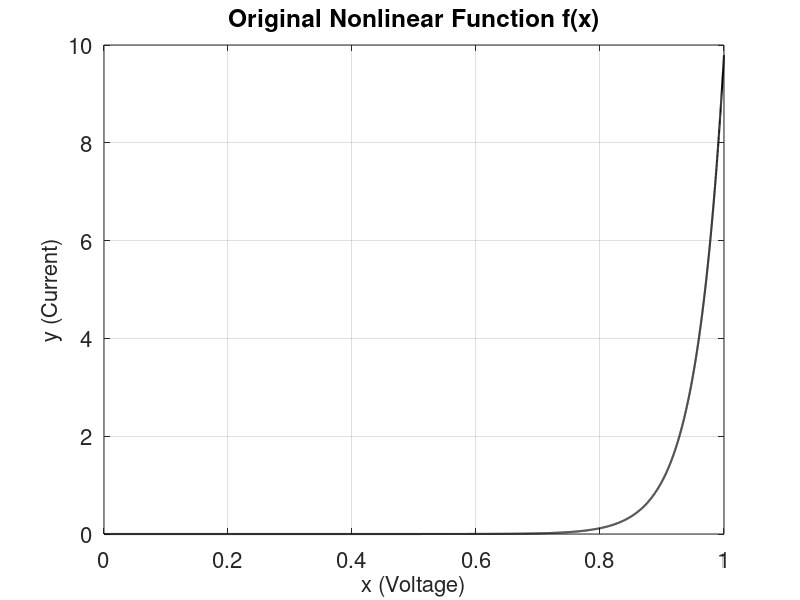
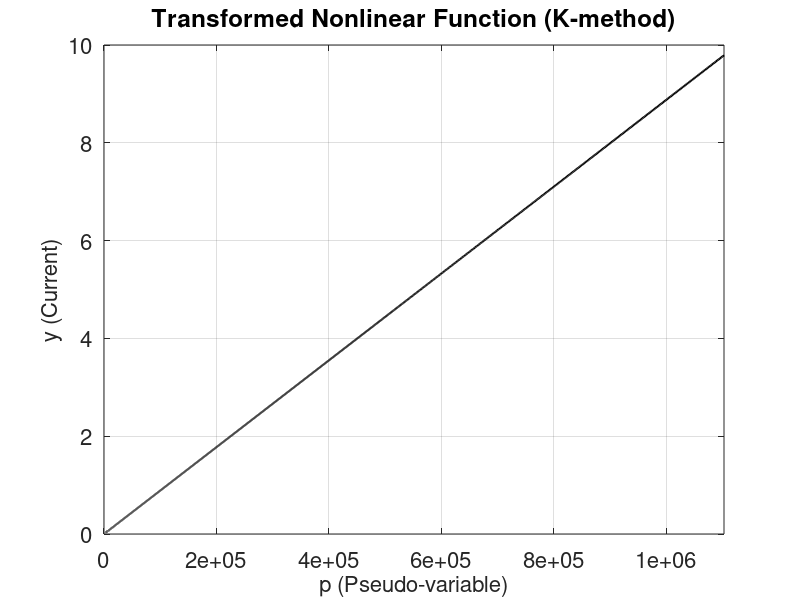
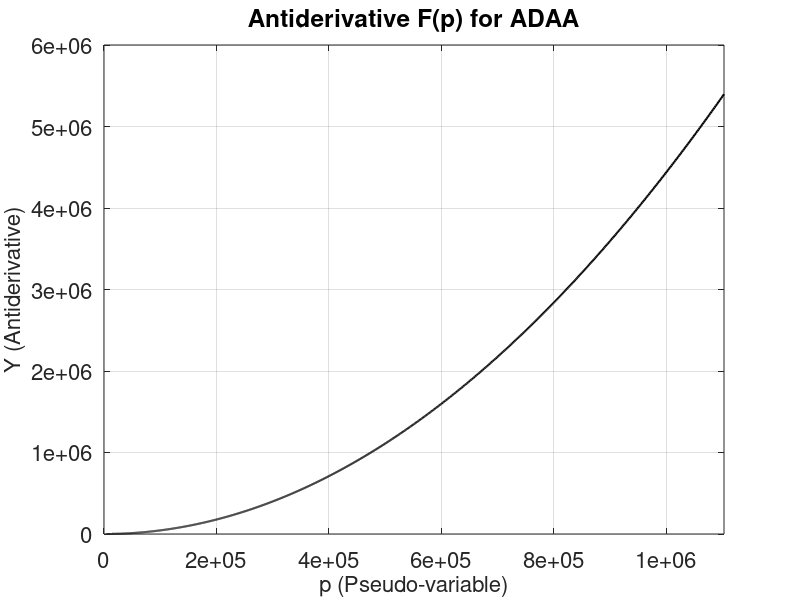

These figures' MATLAB source, in order: (Note: this script raises an error after producing the figures.)
%--------------------------------------------------------------------------
% Project: Tube Screamer Clipping Stage Simulation
% Method:  K-method with First-Order Antiderivative Antialiasing (ADAA)
%
% Description:
%   This script simulates the clipping stage of an Ibanez Tube Screamer
%   pedal using the K-method for state-space discretization. It compares
%   the performance of the standard K-method against the proposed 
%   ADAA-enhanced version to demonstrate aliasing reduction capabilities.
%
%   Comparison modes:
%   1. Sine wave input: Analysis of harmonic content and noise floor.
%   2. Chirp input: Spectrogram visualization of aliasing artifacts.
%
% Requirements:
%   - binarySearchInterp.m (Must be in the same folder or path)
%   - char.txt (Optional: if spiceModel = 1)
%
%--------------------------------------------------------------------------

clear; close all;

% binarySearchInterp.m esta en el repo de Jedla (submodulo jedla_ref)
addpath(fullfile(fileparts(mfilename('fullpath')), '..', 'jedla_ref'));

%% Configuration
% Set to 1 for chirp input (spectrogram visualization)
% Set to 0 for sine input (spectrum analysis & harmonic removal)
isChirp = 0; 

%% Plot Defaults
% Store old defaults to restore later if needed
oldDefaultFontSize   = get(groot, 'DefaultAxesFontSize');
oldDefaultGridLine   = get(groot, 'DefaultAxesXGrid');
oldDefaultLineColor  = get(groot, 'DefaultLineColor');
oldDefaultLineWidth  = get(groot, 'DefaultLineLineWidth');

% Set local defaults for publication-quality plots
set(groot, 'DefaultAxesFontSize', 16);
set(groot, 'DefaultAxesXGrid', 'on', 'DefaultAxesYGrid', 'on');
set(groot, 'DefaultAxesColorOrder', [0 0 0]);   % RGB triplet for black
set(groot, 'DefaultLineLineWidth', 1.5);

%% Generating / Loading Parameters
spiceModel = 0; % 1: Load from file, 0: Generate ideal diode char

% Upsampling parameters
upsample_ideal = 8;  % High oversampling for reference (8x or 16x)
upsample_k = 1;      % Comparison target for standard method
upsample_new = 1;    % ADAA method (usually lower to prove efficiency)

fs = 48e3;
R1 = 4700;        % 4.7k (R6)

paramSet = "real";
if(paramSet=="real")
    Rgain = 200e3;    % 200K (R7)
    C1 = 47e-9;       % 47nF
    N = 1.752;        %diode ideality factor (1N4148, LTspice model)
    UT = 25.85e-3;    % 25.85mV

elseif(paramSet=="jedla") % ideal diode (Jedla)
    Rgain = 0;        % 0 (R7)
    C1 = 47e-6;       % 47uF
    N = 1;            
    UT = 26e-3;       % 26mV

else
    error("Unknown paramSet: %s (use ""real"" or ""jedla"")", paramSet);
    
end
R2 = 51e3+Rgain;  % 51k (R5) + drive potentiometer (R7)
C2 = 51e-12;      % 51pF
Is0 = 2.52e-9;    % 2.52nA



freq = 1073;      % Test frequency for sine
amp = 0.0981;     % Input amplitude (change between 0.9798 and 0.0981)
dur = 2;          % Simulation duration in seconds

% State-space matrices
% w' = Aw + Bu + Cy
% x  = Dw + Eu + Fy
% y  = f(x)
A = [-1/(R1*C1) 0; -1/(R1*C2) -1/(R2*C2)];
B = [1/(R1*C1); 1/(R1*C2)];
C = [0; -1/C2];
D = [0 1];

% Initial parameters for calculations (Standard)
h = 2 * fs * upsample_new;
I2 = eye(2);
invA_init = inv(h*I2 - A);
G = invA_init * C;
K = D * G;

xMax = 1;
pointsPerVoltage = 10000;

if spiceModel == 1
    spModel = load("char.txt");
    y = spModel(:,2);
    x = spModel(:,1);
else
    x = 0 : 1/pointsPerVoltage : xMax;
    y = Is0 * (exp(x/(N*UT)) - exp(-x/(N*UT)));
end

% Pre-calculate lookup tables
p = x - K * y;          % p domain for K-method
Y = cumtrapz(p, y);     % Antiderivative for ADAA

% --- Debug Plots for Nonlinear Functions ---
figure(1);
plot(x, y);
xlim([0, max(x)]);
xlabel("x (Voltage)", 'FontSize', 16); ylabel("y (Current)", 'FontSize', 16);
title("Original Nonlinear Function f(x)");

figure(2);
plot(p, y);
xlim([0, max(p)]);
xlabel("p (Pseudo-variable)", 'FontSize', 16); ylabel("y (Current)", 'FontSize', 16);
title("Transformed Nonlinear Function (K-method)");

figure(3);
plot(p, Y);
xlabel("p (Pseudo-variable)", 'FontSize', 16); ylabel("Y (Antiderivative)", 'FontSize', 16);
xlim([0, max(p)]);
title("Antiderivative F(p) for ADAA");


%% 1. Modified K-method with ADAA
fprintf('Running Modified K-method (ADAA)...\n');

% Compensation for ADAA frequency response
% Reescalado ADAA1 (tesis de Jedla, ecs. 4.5-4.9): h~ = 4/(3T) -> fs~ = 2/3*fs.
% Antes era fs_ = fs (sin reescalar, como en jedla_ref/ts.m); ver registro 2026-10-21 §3.
fs_ = fs*2/3;
h_ = 2 * fs_ * upsample_new;

% Pre-calculated matrices
invA = inv(h_ * I2 - A);
G_tilde = invA * C;
H_tilde = invA * (h_ * I2 + A);
J_tilde = invA * B;
K_tilde = D * G_tilde;

% Recalculate p vector for the specific step size
p_vec = x - K_tilde * y;
Y_vec = cumtrapz(p_vec, y);

% --- Parameters and Pre-allocation ---
N_new = floor(dur * fs * upsample_new);
t_new = (0 : N_new-1) / (fs * upsample_new);

% Generate Input
if isChirp
    u_raw = amp * chirp(t_new, 20, dur, fs/2, "linear");
else
    u_raw = amp * sin(2*pi*freq*t_new);
end

u_padded = [0, 0, u_raw(1:end-1)];
if length(u_padded) < N_new
    u_padded(N_new) = 0; 
end

% Pre-allocation
w = zeros(2, N_new);
pk = zeros(2, N_new);
pn = zeros(1, N_new);
yn = zeros(1, N_new);
uki_comp = zeros(1, N_new);
tolerance = eps;

% --- Simulation Loop (ADAA) ---
for i = 4 : N_new
    % Calculate pk (predictor)
    pk(:, i) = H_tilde * w(:, i-1)  + ...
               J_tilde * (u_padded(i) + 0.5*(u_padded(i-1) + u_padded(i-2))) + ...
               G_tilde * yn(i-1);
    
    pn(i) = D * pk(:, i);
    pnBuffer = pn(i-1);
    delta_pn = pn(i) - pnBuffer;
    
    % ADAA Logic
    if abs(delta_pn) < tolerance
        % Fallback to standard lookup if change is too small (avoid div by zero)
        midpoint_p = (pn(i) + pnBuffer) * 0.5;
        yi = binarySearchInterp({p_vec}, {y}, abs(midpoint_p));
        if midpoint_p < 0
             yi = -yi; % Odd function symmetry
        end
    else
        % ADAA step: [F(p_n) - F(p_n-1)] / (p_n - p_n-1)
        Fpn       = binarySearchInterp({p_vec}, {Y_vec}, abs(pn(i)));
        FpnBuffer = binarySearchInterp({p_vec}, {Y_vec}, abs(pnBuffer));
        yi = (Fpn - FpnBuffer) / delta_pn;
    end
    
    yn(i) = yi;
    
    % State update
    w(:, i) = G_tilde * yn(i) + 0.5 * (pk(:, i) + pk(:, i-1));
    
    % Output calculation
    uki_comp(i) = w(2, i) + u_padded(i);
end

% Downsampling (if needed)
if upsample_new > 1
    uki_comp = resample(uki_comp, 1, upsample_new);
end


%% 2. Standard K-method (Reference)
fprintf('Running Standard K-method...\n');

fs_k = fs * upsample_k;
h = 2 * fs_k;

% Pre-calculated matrices
invA = inv(h * I2 - A);
G = invA * C;
H = invA * (h * I2 + A);
J = invA * B;
K = D * G;

p_k_vec = x - K * y;

% --- Time and Input ---
N_k = floor(dur * fs_k);
t_k = (0 : N_k-1) / fs_k;

if isChirp
    u_k_raw = amp * chirp(t_k, 20, dur, fs/2, "linear");
else
    u_k_raw = amp * sin(2*pi*freq*t_k);
end

u_k = [0, u_k_raw(1:end-1)];
if length(u_k) < N_k
    u_k(N_k) = 0;
end

% Pre-allocation
pk = zeros(2, N_k);
pn = zeros(1, N_k);
w_k = zeros(2, N_k);
yn_k = zeros(1, N_k);
uki_k = zeros(1, N_k);

% --- Simulation Loop (Standard) ---
for i = 2 : N_k
    pk(:, i) = H * w_k(:, i-1) + ...
               J * (u_k(i) + u_k(i-1)) + ...
               G * yn_k(i-1);
    
    pn(i) = D * pk(:, i);
    
    % Standard Lookup
    yi = binarySearchInterp({p_k_vec}, {y}, abs(pn(i)));
    if pn(i) < 0
        yi = -yi;
    end
    
    yn_k(i) = yi;
    w_k(:, i) = G * yn_k(i) + pk(:, i);
    uki_k(i) = w_k(2, i) + u_k(i);
end

% Downsampling
if upsample_k > 1
    uki_k = resample(uki_k, 1, upsample_k, 50);
end


%% 3. Ideal Case (High Oversampling)
fprintf('Running Ideal Case (Reference)...\n');

fs_ideal = fs * upsample_ideal;
h = 2 * fs_ideal;

% Pre-calculated matrices
invA = inv(h * I2 - A);
G = invA * C;
H = invA * (h * I2 + A);
J = invA * B;
K = D * G;

p_ideal_vec = x - K * y;

% --- Time and Input ---
N_ideal = floor(dur * fs_ideal);
t_ideal = (0 : N_ideal-1) / fs_ideal;

if isChirp
    u_ideal_raw = amp * chirp(t_ideal, 20, dur, fs/2, "linear");
else
    u_ideal_raw = amp * sin(2*pi*freq*t_ideal);
end

u_ideal = [0, u_ideal_raw(1:end-1)];
if length(u_ideal) < N_ideal
    u_ideal(N_ideal) = 0;
end

% Pre-allocation
pk = zeros(2, N_ideal);
pn = zeros(1, N_ideal);
w_ideal = zeros(2, N_ideal);
yn = zeros(1, N_ideal);
uki_ideal = zeros(1, N_ideal);

% --- Simulation Loop (Ideal) ---
for i = 2 : N_ideal
    pk(:, i) = H * w_ideal(:, i-1) + ...
               J * (u_ideal(i) + u_ideal(i-1)) + ...
               G * yn(i-1);
    
    pn(i) = D * pk(:, i);
    
    yi = binarySearchInterp({p_ideal_vec}, {y}, abs(pn(i)));
    if pn(i) < 0
        yi = -yi;
    end
    
    yn(i) = yi;
    w_ideal(:, i) = G * yn(i) + pk(:, i);
    uki_ideal(i) = w_ideal(2, i) + u_ideal(i);
end

% Downsampling
if upsample_ideal > 1
    uki_ideal = resample(uki_ideal, 1, upsample_ideal, 50); %cambio frente a Jedla, pues el usaba n standard (n=10), n=50 reduce error en ideal.
end


%% General Plots (Time Domain)
t = 0 : 1/fs : dur - 1/fs;

% Ensure output vectors are same length as t
len_t = length(t);
uki_comp = uki_comp(1:len_t);
uki_k = uki_k(1:len_t);
uki_ideal = uki_ideal(1:len_t);

figure(5);
plot(t, uki_comp, 'Color', 'cyan', 'LineWidth', 1); hold on;
plot(t, uki_k, 'Color', 'g', 'LineWidth', 1);
plot(t, uki_ideal, 'Color', 'b', 'LineWidth', 1);

legend("Modified K-method (ADAA)", "Standard K-method", "Ideal", 'Location', 'best', 'FontSize', 16);
xlabel('Time [s]', 'FontSize', 16); ylabel('Amplitude [V]', 'FontSize', 16);
title('Output Signals (Time Domain)');


%% Calculation of Comparison Numbers
power_ideal = sum(uki_ideal.^2);
power_new = sum(uki_comp.^2);
power_k = sum(uki_k.^2);

fprintf('\nComparison Results:\n');
fprintf('Ideal Power: %.4f\n', power_ideal);
fprintf('New Power: %.4f\n', power_new);
fprintf('K Power: %.4f\n', power_k);


%% Conditional Plots based on Input Type
if isChirp == 0
    % --- SINE INPUT PLOTS ---
    fprintf('Generating Spectrum Plots (Sine Input)...\n');
    
    fftPoints = length(uki_comp) * 10;
    idx20k = round(20000 / (fs/fftPoints)) + 1;
    f = 0 : 1 / fftPoints * fs : fs - 1 / fftPoints * fs;
    
    % 1. Full Spectrum Plot (Figure 8)
    figure(8);
    plot(f, 20*log10(abs(fft(hann(length(uki_comp))'.*uki_comp, fftPoints)/ fftPoints) + eps), 'Color', 'cyan', 'LineWidth', 1.5); hold on;
    plot(f, 20*log10(abs(fft(hann(length(uki_k))'.*uki_k, fftPoints)/ fftPoints) + eps), 'Color', 'r', 'LineWidth', 1);
    plot(f, 20*log10(abs(fft(hann(length(uki_ideal))'.*uki_ideal, fftPoints)/ fftPoints) + eps), 'Color', 'g', 'LineWidth', 1);
    
    xlim([0 fs/2]);
    xlabel("Frequency [Hz]", 'FontSize', 16);
    ylabel("Amplitude [dB]", 'FontSize', 16);
    legend("Modified K-method (ADAA)", "Standard K-method", "Ideal", 'Location', 'best', 'FontSize', 16);
    grid on;
    title("Full Frequency Spectrum");

    % 2. Harmonic Removal Calculation
    fft_ideal = fft(hann(length(uki_ideal))'.*uki_ideal, fftPoints);
    fft_new = fft(hann(length(uki_comp))'.*uki_comp, fftPoints);
    fft_k = fft(hann(length(uki_k))'.*uki_k, fftPoints);
    
    fft_abs_new_without_harmonics = abs(fft_new) - abs(fft_ideal);
    fft_abs_k_without_harmonics = abs(fft_k) - abs(fft_ideal);
    
    power_new_without_harmonics = sum(fft_abs_new_without_harmonics.^2);
    power_k_without_harmonics = sum(fft_abs_k_without_harmonics.^2);
    
    fprintf('\nPower without Harmonics (Difference from Ideal):\n');
    fprintf('New: %.4f\n', power_new_without_harmonics);
    fprintf('K: %.4f\n', power_k_without_harmonics);
    
    % 3. Advanced Harmonic Removal for Visualization (Noise Floor Plot)
    uki_comp_fft = fft(hann(length(uki_comp))'.*uki_comp, fftPoints) / fftPoints;
    uki_k_fft = fft(hann(length(uki_k))'.*uki_k, fftPoints)/ fftPoints;
    
    uki_ideal_fft=fft(hann(length(uki_ideal))'.*uki_ideal, fftPoints) / fftPoints;


    point_around_peak = 100;
    bin_freq = fs / fftPoints;
    peak_num = floor((fs/2) / freq);
    
    for i = 1 : peak_num
        center_freq = freq * i;
        center_idx = round(center_freq / bin_freq) + 1;
        
        start_idx = max(1, center_idx - point_around_peak);
        end_idx = min(fftPoints, center_idx + point_around_peak);
        
        if end_idx > start_idx
            nullable_items = start_idx : end_idx;
            uki_comp_fft(nullable_items) = 0;
            uki_k_fft(nullable_items) = 0;
            uki_ideal_fft(nullable_items)=0;
        end
    end
    % This loop removes the fundamental and its harmonics from both
        % spectra to isolate the remaining noise floor.
        %
        % For each harmonic i:
        %   1. Compute its frequency: freq * i.
        %   2. Convert that frequency to an FFT-bin index.
        %   3. Select a window of bins around the harmonic peak.
        %   4. Set those bins to zero in both spectra.
        %
        % The window size is controlled by point_around_peak, while the
        % loop stops at the highest harmonic below the Nyquist frequency

    pot_ADAA = sum(abs(uki_comp_fft(1:fftPoints/2)).^2);
    pot_k = sum(abs(uki_k_fft(1:fftPoints/2)).^2);
    pot_ideal = sum(abs(uki_ideal_fft(1:fftPoints/2)).^2);

    pot_ADAAx20k = sum(abs(uki_comp_fft(1:idx20k)).^2);
    pot_kx20k = sum(abs(uki_k_fft(1:idx20k)).^2);
    pot_idealx20k = sum(abs(uki_ideal_fft(1:idx20k)).^2);

    cum_ADAA = cumsum(abs(uki_comp_fft(1:fftPoints/2)).^2); % cumsum returns a vector: in each position,
    cum_k = cumsum(abs(uki_k_fft(1:fftPoints/2)).^2);       % the sum form 0Hz tot that freq

    pot_cum_ADAAdB = 10*log10(cum_ADAA);
    pot_cum_kdB = 10*log10(cum_k);

    pot_ADAAdB = 10*log10(pot_ADAA);
    pot_kdB = 10*log10(pot_k);
    pot_idealdB = 10*log10(pot_ideal);

    pot_ADAAdBx20k = 10*log10(pot_ADAAx20k);
    pot_kdBx20k = 10*log10(pot_kx20k);
    pot_idealdBx20k = 10*log10(pot_idealx20k);
    
    fprintf('\nAliasing power (full band):\n');
    fprintf('ADAA: %.2f\n', pot_ADAAdB);
    fprintf('K: %.2f\n', pot_kdB);
    fprintf("Ideal: %.2f\n", pot_idealdB);

    fprintf('\nAliasing power (0-20 kHz):\n');
    fprintf('ADAA: %.2f\n', pot_ADAAdBx20k);
    fprintf('K: %.2f\n', pot_kdBx20k);
    fprintf("Ideal: %.2f\n", pot_idealdBx20k);

    figure(10);
    plot(f, 20*log10(abs(uki_comp_fft) + eps), 'Color', 'cyan', 'LineWidth', 1); hold on;
    plot(f, 20*log10(abs(uki_k_fft) + eps), 'Color', 'r', 'LineWidth', 1);
    
    xlim([0 fs/2]);
    xlabel("Frequency [Hz]", 'FontSize', 16);
    ylabel("Amplitude [dB]", 'FontSize', 16);
    legend("Modified K-method (Harmonics Removed)", "K-method (Harmonics Removed)", 'Location', 'best', 'FontSize', 16);
    title("Spectrum with Fundamental and Harmonics Removed (Noise Floor)");
    grid on;

    figure(11);
    plot(f(1:fftPoints/2), pot_cum_ADAAdB, 'Color', 'cyan', 'LineWidth', 1); hold on;
    plot(f(1:fftPoints/2), pot_cum_kdB, 'Color', 'r', 'LineWidth', 1);

    xlim([0 fs/2]);
    xlabel("Frequency [Hz]", 'FontSize', 16);
    ylabel("Cumulative power [dB]", 'FontSize', 16);
    legend("ADAA", "K-method", 'Location', 'best', 'FontSize', 16);
    title("Cumulative aliasing power");
    grid on;

else
    % --- CHIRP INPUT PLOTS (Spectrograms) ---
    fprintf('Generating Spectrograms (Chirp Input)...\n');
    
    % Common Settings
    win_size = 1024;       
    overlap = 900;         
    nfft = 4096;           
    dB_range = [-80 0];    
    fig_pos_1 = [100, 500, 1200, 400]; 
    fig_pos_2 = [100, 100, 1200, 400];
    
    % 1. ADAA Spectrogram
    figure('Name', 'ADAA Spectrogram', 'Color', 'w', 'Position', fig_pos_1);
    [s, f_axis, t_axis] = spectrogram(uki_comp, blackmanharris(win_size), overlap, nfft, fs);
    
    S_dB = 20*log10(abs(s));
    S_dB = S_dB - max(S_dB(:)); 
    
    imagesc(t_axis, f_axis/1000, S_dB); 
    axis xy; 
    colormap(flipud(gray)); 
    clim(dB_range);         
    colorbar;
    
    ylabel('Frequency (kHz)', 'FontSize', 16);
    xlabel('Time (s)', 'FontSize', 16); 
    ylim([0 fs/2000]); 
    set(gca, 'FontSize', 16, 'TickDir', 'out', 'LineWidth', 1.5);
    title('Modified K-method with ADAA');
    
    % 2. Standard K-method Spectrogram
    figure('Name', 'Reference Spectrogram', 'Color', 'w', 'Position', fig_pos_2);
    [s_k, f_axis_k, t_axis_k] = spectrogram(uki_k, blackmanharris(win_size), overlap, nfft, fs);
    
    S_k_dB = 20*log10(abs(s_k));
    S_k_dB = S_k_dB - max(S_k_dB(:)); 
    
    imagesc(t_axis_k, f_axis_k/1000, S_k_dB);
    axis xy; 
    colormap(flipud(gray)); 
    clim(dB_range); 
    colorbar;
    
    ylabel('Frequency (kHz)', 'FontSize', 16);
    xlabel('Time (s)', 'FontSize', 16);
    ylim([0 fs/2000]); 
    set(gca, 'FontSize', 16, 'TickDir', 'out', 'LineWidth', 1.5);
    title('Standard K-method');
    
    % 3. Combined Stacked Spectrogram (Shared Axis, Compact)
    figure('Name', 'Combined Spectrogram', 'Color', 'w', 'Position', [100, 100, 1000, 500]);
    
    % Settings: [left, bottom, width, height]
    h_plot = 0.4; 
    gap = 0.03; % Minimal gap
    
    pos_bottom = [0.13, 0.15, 0.80, h_plot]; 
    pos_top    = [0.13, 0.15 + h_plot + gap, 0.80, h_plot];

    % Top Plot (ADAA) - No X Label
    subplot('Position', pos_top);
    imagesc(t_axis, f_axis/1000, S_dB);
    axis xy; colormap(flipud(gray)); clim(dB_range); colorbar;
    ylim([0 fs/2000]);
    
    % Trick for legend
    hold on;
    h_dummy1 = plot(nan, nan, 'LineStyle', 'none'); 
    legend(h_dummy1, 'ADAA', 'Location', 'southeast', 'FontSize', 16, 'Color', 'w', 'EdgeColor', 'k');
    
    % Remove X ticks and individual Y label
    set(gca, 'FontSize', 16, 'TickDir', 'out', 'LineWidth', 1.5, 'XTickLabel', []); 
    
    % Bottom Plot (Standard) - With X Label
    subplot('Position', pos_bottom);
    imagesc(t_axis_k, f_axis_k/1000, S_k_dB);
    axis xy; colormap(flipud(gray)); clim(dB_range); colorbar;
    xlabel('Time (s)', 'FontSize', 16); 
    ylim([0 fs/2000]);
    
    % Trick for legend
    hold on;
    h_dummy2 = plot(nan, nan, 'LineStyle', 'none'); 
    legend(h_dummy2, 'Standard', 'Location', 'southeast', 'FontSize', 16, 'Color', 'w', 'EdgeColor', 'k');
    
    set(gca, 'FontSize', 16, 'TickDir', 'out', 'LineWidth', 1.5);

    % Shared Y Axis Title
    % Create an invisible axis covering both plots to center the label
    total_height = 2*h_plot + gap;
    h_label = axes('Position', [0.13, 0.15, 0.70, total_height], 'Visible', 'off');
    h_label.YLabel.Visible = 'on';
    ylabel(h_label, 'Frequency (kHz)', 'FontSize', 16, 'Color', 'k');
end

%% Restore old defaults at the end (Best practice)
set(groot, 'DefaultAxesFontSize', oldDefaultFontSize);
set(groot, 'DefaultAxesXGrid', oldDefaultGridLine);
set(groot, 'DefaultLineColor', oldDefaultLineColor);
set(groot, 'DefaultLineLineWidth', oldDefaultLineWidth);

%% 4. Validación frente a LTspice (parte lineal)

freq_vect = [100 1073 20000];
fSweep = logspace(1,5,4001);   % 10 Hz, 10.02 Hz, ... , 100 kHz
HdB = zeros(size(fSweep));

for k = 1:numel(fSweep)
    s = 1j*2*pi*fSweep(k);
    M = s*eye(2)-A;
    X=M\B;
    Hlin=D*X+1;
    HdB(k)=20*log10(abs(Hlin));
    %fprintf("|H(%g)| = %.2f [dB]\n", fSweep(k), HdB(k));
end

[Hmax, idx] = max(HdB);
fprintf("\nHmax = %.2fdB at freq %gHz\n", Hmax, fSweep(idx));

%% 5. Armónicos: Ideal frente a LTspice y ADAA1 frente a Ideal.

df = fs / fftPoints;        % bin size
Hmag = zeros(1, 15);        % a place to store the harmonics
Hmag_new = zeros(1, 15);    % ADAA1 (fft_new)
for n = 1:15
    fharm=freq*n;
    iBin=round(fharm/df)+1;
    Hmag(n)=abs(fft_ideal(iBin));
    Hmag_new(n)=abs(fft_new(iBin));

end

Hnorm_dB=20*log10(Hmag./Hmag(1));
Hnorm_new_dB=20*log10(Hmag_new./Hmag_new(1));
v_step1 = [
    1.000e+00;
    3.537e-03;
    2.274e-01;
    3.030e-03;
    1.189e-01;
    2.670e-03;
    7.495e-02;
    2.364e-03;
    5.153e-02;
    2.089e-03;
    3.718e-02;
    1.841e-03;
    2.763e-02;
    1.614e-03;
    2.093e-02
];

v1_dB = 20*log10(v_step1);

v_step2 = [
    1.000e+00;
    2.424e-03;
    1.176e-01;
    9.635e-04;
    6.626e-02;
    8.483e-04;
    4.516e-02;
    8.178e-04;
    3.379e-02;
    7.885e-04;
    2.672e-02;
    7.630e-04;
    2.190e-02;
    7.400e-04;
    1.841e-02
];

v2_dB = 20*log10(v_step2);

H1_V = 2*Hmag(1)/sum(hann(length(uki_ideal)));
H1_V_new = 2*Hmag_new(1)/sum(hann(length(uki_comp)));

fprintf("\n| H1_ideal = %.4fV | H1_ADAA = %.4fV | H1_dif(dB) = %.4fdB |\n", H1_V, H1_V_new, 20*log10(abs(H1_V_new/H1_V)));

fprintf("\n_________________________________________________________________________________________________________________\n");

if amp==0.9798
    fprintf("\nstep 2\n");
    vdB=v2_dB;

elseif amp==0.0981
    fprintf("\nstep 1\n");
    vdB=v1_dB;

else
    error("No hay datos de LTspice para amp = %g (usa 0.0981 o 0.9798)", amp);

end 

for n = 1:15
    if mod(n, 2) == 1
        fprintf("\n| n = %g \t| f = %g \t| MATLAB dBc = %.2fdB \t| LTSpice dBc = %.2fdB \t| dif = %.2f \t|", n, freq*n, Hnorm_dB(n), vdB(n), Hnorm_dB(n)-vdB(n));
    end
end

fprintf("\n_________________________________________________________________________________________________________________\n");

for n = 1:15
    if mod(n, 2) == 1
        fprintf("\n| n = %g \t| Hnorm(ideal) = %.4fdB \t| Hnorm(ADAA) = %.4fdB \t| Hnorm_diff = %.4fdB \t|", n, Hnorm_dB(n), Hnorm_new_dB(n), Hnorm_new_dB(n)-Hnorm_dB(n));
    end
end

fileName = sprintf("plugin_ref_amp%.4f.mat", amp);
save(fileName, "u_raw", "uki_k", "uki_comp", "fs", "amp", "-v7");
